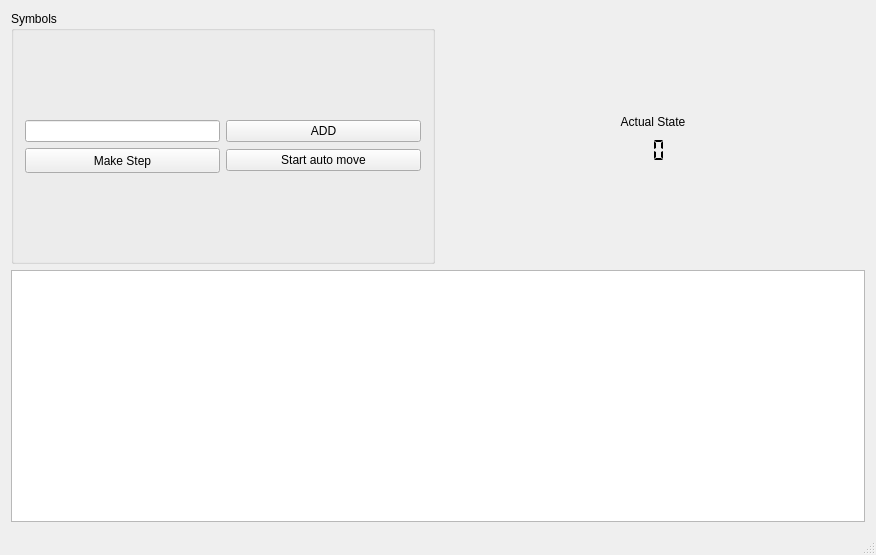
<?xml version="1.0" encoding="UTF-8"?>
<ui version="4.0">
 <class>MainWindow</class>
 <widget class="QMainWindow" name="MainWindow">
  <property name="geometry">
   <rect>
    <x>0</x>
    <y>0</y>
    <width>876</width>
    <height>555</height>
   </rect>
  </property>
  <property name="windowTitle">
   <string>MainWindow</string>
  </property>
  <widget class="QWidget" name="centralWidget">
   <layout class="QGridLayout" name="gridLayout_3">
    <item row="1" column="0">
     <widget class="QTextEdit" name="textEdit"/>
    </item>
    <item row="0" column="0">
     <layout class="QHBoxLayout" name="horizontalLayout">
      <item>
       <widget class="QGroupBox" name="symbolsGroupBox">
        <property name="title">
         <string>Symbols</string>
        </property>
        <layout class="QGridLayout" name="gridLayout">
         <item row="2" column="0">
          <layout class="QHBoxLayout" name="horizontalLayout_2">
           <item>
            <widget class="QLineEdit" name="tapeTextLineEdit">
             <property name="sizePolicy">
              <sizepolicy hsizetype="Minimum" vsizetype="Fixed">
               <horstretch>0</horstretch>
               <verstretch>0</verstretch>
              </sizepolicy>
             </property>
            </widget>
           </item>
           <item>
            <widget class="QPushButton" name="addTextToTapeButton">
             <property name="sizePolicy">
              <sizepolicy hsizetype="Minimum" vsizetype="Fixed">
               <horstretch>0</horstretch>
               <verstretch>0</verstretch>
              </sizepolicy>
             </property>
             <property name="text">
              <string>ADD</string>
             </property>
            </widget>
           </item>
          </layout>
         </item>
         <item row="12" column="0">
          <spacer name="verticalSpacer_2">
           <property name="orientation">
            <enum>Qt::Vertical</enum>
           </property>
           <property name="sizeType">
            <enum>QSizePolicy::MinimumExpanding</enum>
           </property>
           <property name="sizeHint" stdset="0">
            <size>
             <width>20</width>
             <height>40</height>
            </size>
           </property>
          </spacer>
         </item>
         <item row="1" column="0">
          <spacer name="verticalSpacer">
           <property name="orientation">
            <enum>Qt::Vertical</enum>
           </property>
           <property name="sizeType">
            <enum>QSizePolicy::MinimumExpanding</enum>
           </property>
           <property name="sizeHint" stdset="0">
            <size>
             <width>20</width>
             <height>40</height>
            </size>
           </property>
          </spacer>
         </item>
         <item row="4" column="0">
          <layout class="QHBoxLayout" name="horizontalLayout_4">
           <item>
            <widget class="QPushButton" name="makeStepButton">
             <property name="sizePolicy">
              <sizepolicy hsizetype="Minimum" vsizetype="Fixed">
               <horstretch>0</horstretch>
               <verstretch>0</verstretch>
              </sizepolicy>
             </property>
             <property name="minimumSize">
              <size>
               <width>0</width>
               <height>25</height>
              </size>
             </property>
             <property name="text">
              <string>Make Step</string>
             </property>
            </widget>
           </item>
           <item>
            <widget class="QPushButton" name="autoMoveButton">
             <property name="text">
              <string>Start auto move</string>
             </property>
            </widget>
           </item>
          </layout>
         </item>
        </layout>
       </widget>
      </item>
      <item>
       <layout class="QGridLayout" name="gridLayout_2">
        <item row="0" column="0">
         <spacer name="verticalSpacer_3">
          <property name="orientation">
           <enum>Qt::Vertical</enum>
          </property>
          <property name="sizeType">
           <enum>QSizePolicy::MinimumExpanding</enum>
          </property>
          <property name="sizeHint" stdset="0">
           <size>
            <width>20</width>
            <height>40</height>
           </size>
          </property>
         </spacer>
        </item>
        <item row="1" column="0">
         <widget class="QLabel" name="actualStateLabel">
          <property name="sizePolicy">
           <sizepolicy hsizetype="Minimum" vsizetype="Fixed">
            <horstretch>0</horstretch>
            <verstretch>0</verstretch>
           </sizepolicy>
          </property>
          <property name="minimumSize">
           <size>
            <width>0</width>
            <height>20</height>
           </size>
          </property>
          <property name="text">
           <string>Actual State</string>
          </property>
          <property name="alignment">
           <set>Qt::AlignCenter</set>
          </property>
          <property name="margin">
           <number>0</number>
          </property>
         </widget>
        </item>
        <item row="2" column="0">
         <widget class="QLCDNumber" name="actualStateNumber">
          <property name="enabled">
           <bool>true</bool>
          </property>
          <property name="sizePolicy">
           <sizepolicy hsizetype="Minimum" vsizetype="Fixed">
            <horstretch>0</horstretch>
            <verstretch>0</verstretch>
           </sizepolicy>
          </property>
          <property name="minimumSize">
           <size>
            <width>0</width>
            <height>25</height>
           </size>
          </property>
          <property name="accessibleName">
           <string/>
          </property>
          <property name="layoutDirection">
           <enum>Qt::LeftToRight</enum>
          </property>
          <property name="frameShape">
           <enum>QFrame::NoFrame</enum>
          </property>
          <property name="frameShadow">
           <enum>QFrame::Raised</enum>
          </property>
          <property name="smallDecimalPoint">
           <bool>false</bool>
          </property>
          <property name="digitCount">
           <number>2</number>
          </property>
          <property name="mode">
           <enum>QLCDNumber::Dec</enum>
          </property>
          <property name="segmentStyle">
           <enum>QLCDNumber::Flat</enum>
          </property>
          <property name="value" stdset="0">
           <double>0.000000000000000</double>
          </property>
          <property name="intValue" stdset="0">
           <number>0</number>
          </property>
         </widget>
        </item>
        <item row="3" column="0">
         <spacer name="verticalSpacer_4">
          <property name="orientation">
           <enum>Qt::Vertical</enum>
          </property>
          <property name="sizeType">
           <enum>QSizePolicy::MinimumExpanding</enum>
          </property>
          <property name="sizeHint" stdset="0">
           <size>
            <width>20</width>
            <height>40</height>
           </size>
          </property>
         </spacer>
        </item>
       </layout>
      </item>
     </layout>
    </item>
   </layout>
  </widget>
  <widget class="QMenuBar" name="menuBar">
   <property name="geometry">
    <rect>
     <x>0</x>
     <y>0</y>
     <width>876</width>
     <height>22</height>
    </rect>
   </property>
  </widget>
  <widget class="QStatusBar" name="statusBar"/>
 </widget>
 <layoutdefault spacing="6" margin="11"/>
 <resources/>
 <connections/>
</ui>
